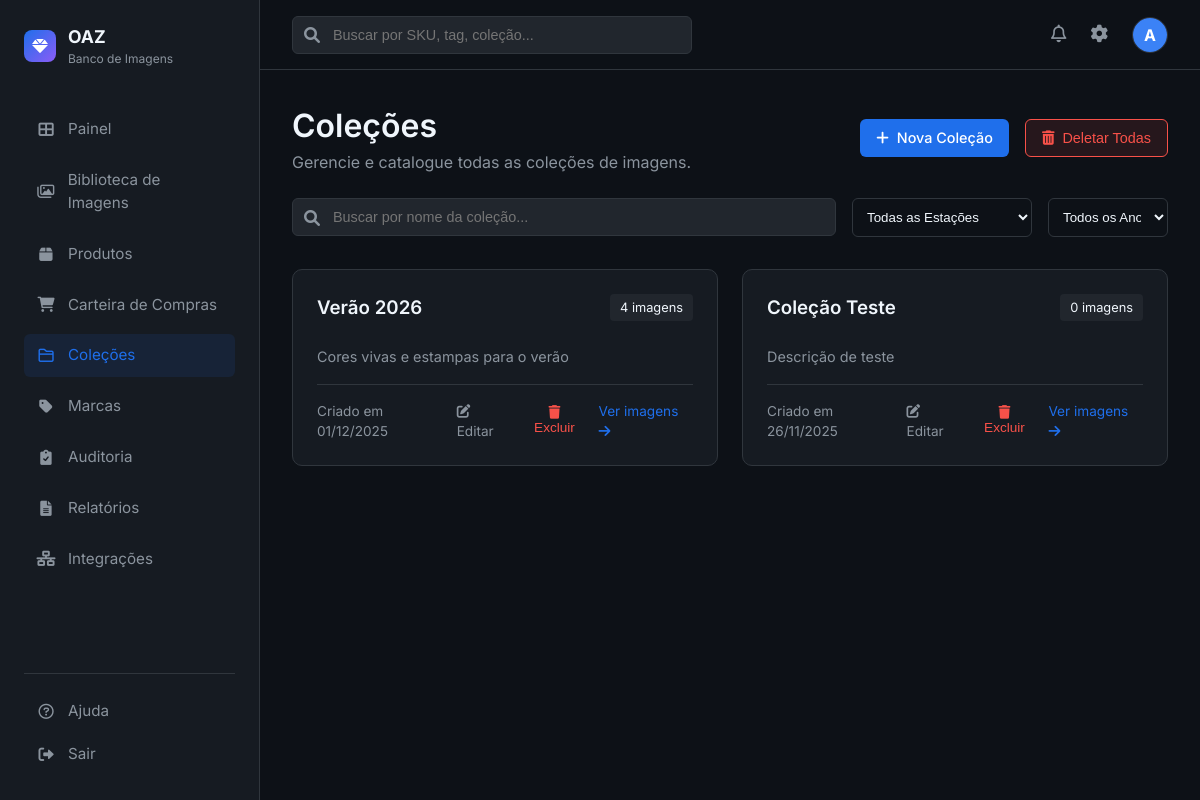
Before: /collections (signed in) with the older database file.
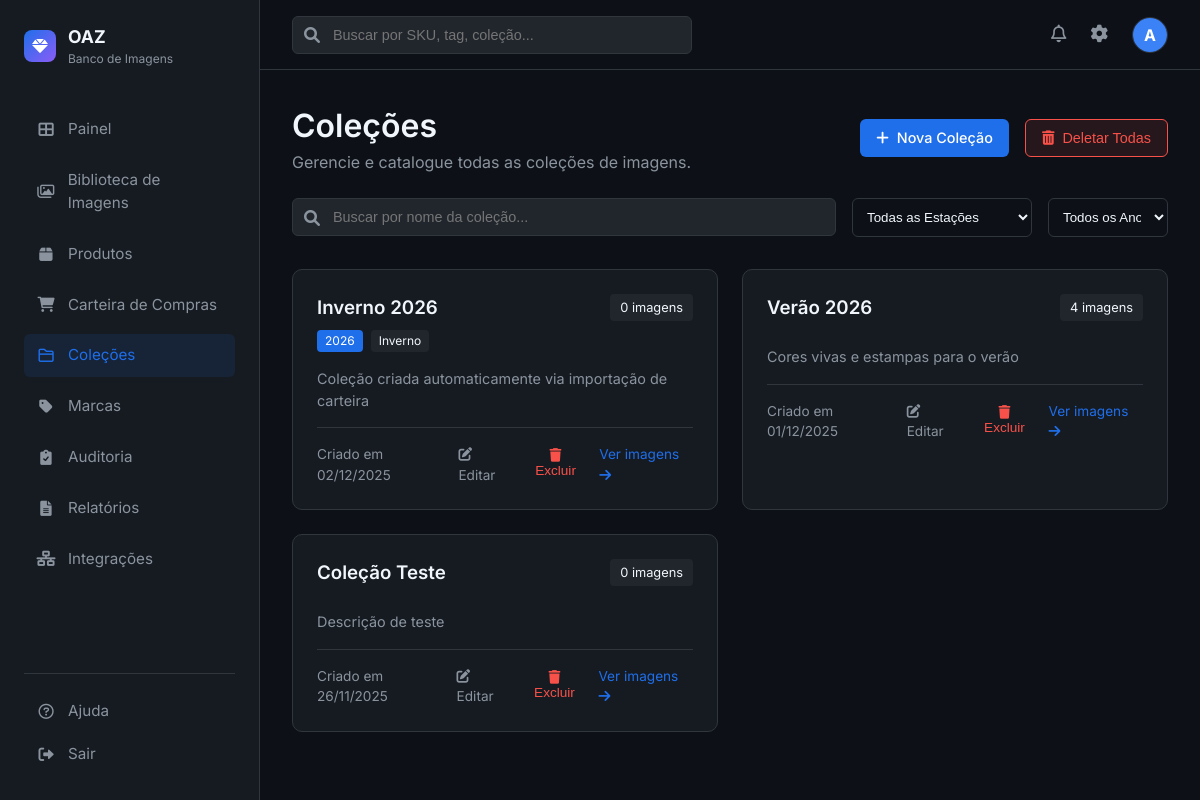
After: the same page with the newer database file.
### app.py (models this page shows, shortened)
class User(UserMixin, db.Model):
    id = db.Column(db.Integer, primary_key=True)
    username = db.Column(db.String(80), unique=True, nullable=False)
    email = db.Column(db.String(120), unique=True, nullable=False)
    password_hash = db.Column(db.String(128))

class Collection(db.Model):
    id = db.Column(db.Integer, primary_key=True)
    name = db.Column(db.String(100), nullable=False)
    description = db.Column(db.Text)
    season = db.Column(db.String(50))  # Estação: Primavera/Verão, Outono/Inverno
    year = db.Column(db.Integer)  # Ano da coleção
    campanha = db.Column(db.String(100))  # Nome da campanha
    created_at = db.Column(db.DateTime, default=datetime.utcnow)
    images = db.relationship('Image', backref='collection', lazy=True)

### app.py (the view)
@app.route('/collections')
@login_required
def collections():
    search = request.args.get('search', '')
    season = request.args.get('season', '')
    year = request.args.get('year', '')
    query = Collection.query
    if search:
        query = query.filter(Collection.name.ilike(f'%{search}%'))
    if season:
        query = query.filter_by(season=season)
    if year:
        query = query.filter_by(year=int(year))
    collections = query.order_by(Collection.created_at.desc()).all()
    return render_template('collections/list.html', collections=collections)

### app.py (called while the page is built)
@login_manager.user_loader
def load_user(user_id):
    return User.query.get(int(user_id))

### templates/collections/list.html (shortened to what this page needs)
{% extends "base.html" %}
{% block content %}
<div style="display: flex; justify-content: space-between; align-items: center; margin-bottom: 1.5rem;">
    <div>
        <h1>Coleções</h1>
        <p style="color: var(--text-secondary);">Gerencie e catalogue todas as coleções de imagens.</p>
    </div>
    <div style="display: flex; gap: 1rem;">
        <a href="{{ url_for('new_collection') }}" class="btn btn-primary">
            <i class="fas fa-plus"></i> Nova Coleção
        </a>
        {% if collections %}
        <button type="button" onclick="confirmarDeletarTodas()" class="btn" style="background: rgba(248, 81, 73, 0.1); border: 1px solid #f85149; color: #f85149;">
            <i class="fas fa-trash-alt"></i> Deletar Todas
        </button>
        {% endif %}
    </div>
</div>
<div style="margin-bottom: 2rem; display: flex; gap: 1rem;">
    <form method="GET" action="{{ url_for('collections') }}" style="display: flex; gap: 1rem; flex: 1;">
        <div class="search-bar" style="flex: 1; width: auto;">
            <i class="fas fa-search"></i>
            <input type="text" name="search" placeholder="Buscar por nome da coleção..." value="{{ request.args.get('search', '') }}">
        </div>
        <select name="season" class="form-control" style="width: 180px;" onchange="this.form.submit()">
            <option value="">Todas as Estações</option>
        </select>
        <select name="year" class="form-control" style="width: 120px;" onchange="this.form.submit()">
            <option value="">Todos os Anos</option>
        </select>
    </form>
</div>
{% if collections %}
<div style="display: grid; grid-template-columns: repeat(auto-fill, minmax(320px, 1fr)); gap: 1.5rem;">
    {% for collection in collections %}
    <div class="stat-card">
        <div style="display: flex; justify-content: space-between; align-items: start; margin-bottom: 1rem;">
            <div>
                <h3 style="margin-bottom: 0.25rem;">{{ collection.name }}</h3>
                <div style="display: flex; gap: 0.5rem; flex-wrap: wrap; margin-top: 0.5rem;">
                    {% if collection.year %}
                    <span style="background: var(--accent-blue); color: white; padding: 2px 8px; border-radius: 4px; font-size: 0.75rem;">
                        {{ collection.year }}
                    </span>
                    {% endif %}
                    {% if collection.season %}
                    <span style="background: var(--bg-tertiary); padding: 2px 8px; border-radius: 4px; font-size: 0.75rem;">
                        {{ collection.season }}
                    </span>
                    {% endif %}
                </div>
            </div>
            <span style="background: var(--bg-tertiary); padding: 4px 10px; border-radius: 4px; font-size: 0.8rem;">
                {{ collection.images | length }} imagens
            </span>
        </div>
        {% if collection.description %}
        <p style="color: var(--text-secondary); font-size: 0.9rem; margin-bottom: 1rem;">
            {{ collection.description[:100] }}{% if collection.description|length > 100 %}...{% endif %}
        </p>
        {% endif %}
        <div style="display: flex; justify-content: space-between; align-items: center; font-size: 0.85rem; color: var(--text-secondary); border-top: 1px solid var(--border-color); padding-top: 1rem;">
            <span>Criado em {{ collection.created_at.strftime('%d/%m/%Y') }}</span>
            <div style="display: flex; gap: 1rem; align-items: center;">
                <a href="{{ url_for('edit_collection', id=collection.id) }}" style="color: var(--text-secondary);">
                    <i class="fas fa-edit"></i> Editar
                </a>
                <form action="{{ url_for('delete_collection', id=collection.id) }}" method="POST" style="display: inline;" onsubmit="return confirm('Tem certeza que deseja excluir esta coleção?');">
                    <button type="submit" style="background: none; border: none; color: #f85149; cursor: pointer; font-size: 0.85rem; padding: 0;">
                        <i class="fas fa-trash"></i> Excluir
                    </button>
                </form>
                <a href="{{ url_for('catalog') }}?collection_id={{ collection.id }}" style="color: var(--accent-blue);">
                    Ver imagens <i class="fas fa-arrow-right"></i>
                </a>
            </div>
        </div>
    </div>
    {% endfor %}
</div>
{% endif %}
{% endblock %}

### templates/base.html (shortened to what this page needs)
<!DOCTYPE html>
<html lang="pt-BR">
<head>
    <link rel="stylesheet" href="{{ url_for('static', filename='css/style.css') }}">
    <link href="https://cdnjs.cloudflare.com/ajax/libs/font-awesome/6.0.0/css/all.min.css" rel="stylesheet">
</head>
<body>
    <div class="app-container">
        <aside class="sidebar">
            <div class="logo-area">
                <div class="logo-icon">
                    <i class="fas fa-gem"></i>
                </div>
                <div>
                    <div style="font-weight: 700; font-size: 1.1rem;">OAZ</div>
                    <div style="font-size: 0.75rem; color: var(--text-secondary);">Banco de Imagens</div>
                </div>
            </div>
            <nav class="nav-menu">
                <a href="{{ url_for('dashboard') }}"
                    class="nav-item {% if request.endpoint == 'dashboard' %}active{% endif %}">
                    <i class="fas fa-th-large"></i>
                    <span>Painel</span>
                </a>
                <a href="{{ url_for('catalog') }}"
                    class="nav-item {% if request.endpoint == 'catalog' %}active{% endif %}">
                    <i class="far fa-images"></i>
                    <span>Biblioteca de Imagens</span>
                </a>
                <a href="{{ url_for('produtos') }}"
                    class="nav-item {% if request.endpoint in ['produtos', 'new_produto', 'edit_produto'] %}active{% endif %}">
                    <i class="fas fa-box"></i>
                    <span>Produtos</span>
                </a>
                <a href="{{ url_for('carteira') }}"
                    class="nav-item {% if request.endpoint in ['carteira', 'importar_carteira'] %}active{% endif %}">
                    <i class="fas fa-shopping-cart"></i>
                    <span>Carteira de Compras</span>
                </a>
                <a href="{{ url_for('collections') }}"
                    class="nav-item {% if request.endpoint == 'collections' %}active{% endif %}">
                    <i class="far fa-folder"></i>
                    <span>Coleções</span>
                </a>
                <a href="{{ url_for('brands') }}"
                    class="nav-item {% if request.endpoint == 'brands' %}active{% endif %}">
                    <i class="fas fa-tag"></i>
                    <span>Marcas</span>
                </a>
                <a href="{{ url_for('auditoria') }}"
                    class="nav-item {% if request.endpoint in ['auditoria', 'historico_sku', 'skus_pendentes'] %}active{% endif %}">
                    <i class="fas fa-clipboard-check"></i>
                    <span>Auditoria</span>
                </a>
                <a href="{{ url_for('reports') }}"
                    class="nav-item {% if request.endpoint == 'reports' %}active{% endif %}">
                    <i class="fas fa-file-alt"></i>
                    <span>Relatórios</span>
                </a>
                <a href="{{ url_for('integrations') }}"
                    class="nav-item {% if request.endpoint == 'integrations' %}active{% endif %}">
                    <i class="fas fa-network-wired"></i>
                    <span>Integrações</span>
                </a>
            </nav>
            <div class="bottom-menu">
                <a href="#" class="nav-item">
                    <i class="far fa-question-circle"></i>
                    <span>Ajuda</span>
                </a>
                <a href="{{ url_for('logout') }}" class="nav-item">
                    <i class="fas fa-sign-out-alt"></i>
                    <span>Sair</span>
                </a>
            </div>
        </aside>
        <main class="main-content">
            <header class="top-header">
                <div class="search-bar">
                    <i class="fas fa-search"></i>
                    <input type="text" placeholder="Buscar por SKU, tag, coleção...">
                </div>
                <div class="header-actions">
                    <button class="icon-btn"><i class="far fa-bell"></i></button>
                    <a href="{{ url_for('settings') }}" class="icon-btn"><i class="fas fa-cog"></i></a>
                    <div class="user-profile">
                        <div
                            style="width:100%; height:100%; background:#3b82f6; display:flex; align-items:center; justify-content:center; color:white; font-weight:bold;">
                            {{ current_user.username[0].upper() }}
                        </div>
                    </div>
                </div>
            </header>
            <div class="content-scroll">
                {% block content %}{% endblock %}
            </div>
        </main>
    </div>
</body>
</html>

### static/css/style.css (style rules this page uses)
:root { --bg-primary: #0d1117; --bg-secondary: #161b22; --bg-tertiary: #21262d; --text-primary: #f0f6fc; --text-secondary: #8b949e; --accent-primary: #238636; --accent-blue: #1f6feb; --border-color: #30363d; --card-bg: #161b22; --hover-bg: #21262d; --font-main: 'Inter', -apple-system, BlinkMacSystemFont, sans-serif; }
* { box-sizing: border-box; margin: 0; padding: 0; }
body { font-family: var(--font-main); background-color: var(--bg-primary); color: var(--text-primary); line-height: 1.5; height: 100vh; display: flex; overflow: hidden; }
h1, h2, h3, h4, h5, h6 { color: var(--text-primary); font-weight: 600; }
a { text-decoration: none; color: var(--accent-blue); }
.app-container { display: flex; width: 100%; height: 100%; }
.sidebar { width: 260px; background-color: var(--bg-secondary); border-right: 1px solid var(--border-color); display: flex; flex-direction: column; padding: 1.5rem; flex-shrink: 0; }
.logo-area { display: flex; align-items: center; gap: 12px; margin-bottom: 2.5rem; }
.logo-icon { width: 32px; height: 32px; background: linear-gradient(135deg, #1f6feb, #8b5cf6); border-radius: 8px; display: flex; align-items: center; justify-content: center; font-weight: bold; color: white; }
.nav-menu { display: flex; flex-direction: column; gap: 0.5rem; flex: 1; }
.nav-item { display: flex; align-items: center; gap: 12px; padding: 10px 12px; border-radius: 6px; color: var(--text-secondary); transition: all 0.2s ease; font-size: 0.95rem; }
.nav-item:hover, .nav-item.active { background-color: rgba(31, 111, 235, 0.1); color: var(--accent-blue); }
.nav-item i { width: 20px; text-align: center; }
.bottom-menu { margin-top: auto; border-top: 1px solid var(--border-color); padding-top: 1rem; }
.main-content { flex: 1; display: flex; flex-direction: column; overflow: hidden; background-color: var(--bg-primary); }
.top-header { height: 70px; border-bottom: 1px solid var(--border-color); display: flex; align-items: center; justify-content: space-between; padding: 0 2rem; background-color: var(--bg-primary); }
.search-bar { position: relative; width: 400px; }
.search-bar input { width: 100%; background-color: var(--bg-tertiary); border: 1px solid var(--border-color); padding: 10px 16px 10px 40px; border-radius: 6px; color: var(--text-primary); font-size: 0.9rem; }
.search-bar i { position: absolute; left: 12px; top: 50%; transform: translateY(-50%); color: var(--text-secondary); }
.header-actions { display: flex; align-items: center; gap: 1.5rem; }
.icon-btn { background: none; border: none; color: var(--text-secondary); cursor: pointer; font-size: 1.1rem; }
.user-profile { width: 36px; height: 36px; border-radius: 50%; background-color: var(--bg-tertiary); border: 1px solid var(--border-color); overflow: hidden; }
.content-scroll { flex: 1; overflow-y: auto; padding: 2rem; }
.stat-card { background-color: var(--card-bg); border: 1px solid var(--border-color); border-radius: 10px; padding: 1.5rem; }
.btn { padding: 8px 16px; border-radius: 6px; font-size: 0.9rem; font-weight: 500; cursor: pointer; border: none; transition: all 0.2s; display: inline-flex; align-items: center; gap: 8px; }
.btn-primary { background-color: var(--accent-blue); color: white; }
.form-control { width: 100%; padding: 10px; background-color: var(--bg-primary); border: 1px solid var(--border-color); border-radius: 6px; color: var(--text-primary); }

Changed rows visible on the page:
added Collection: name "Inverno 2026", year "2026", season "Inverno", images|length "0", description "Coleção criada automaticamente via importação de carteira", created_at "02/12/2025"
